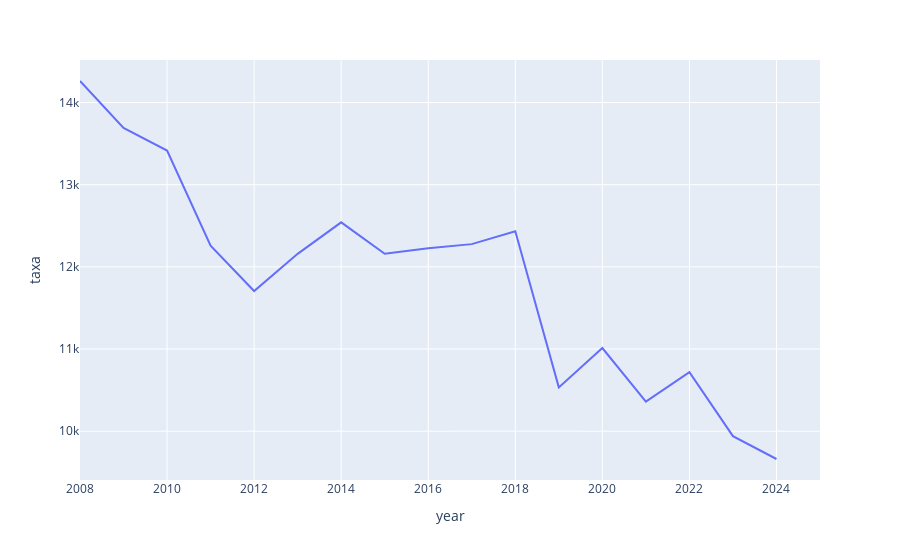

Write notebook code for a chart like this one.
### Markdown cell above
#### Tendências de aumento ou diminuição ao longo do tempo.

### Code cell
dff_por_cem_mil = pd.merge((dff.groupby('year').agg({'offense id':'count'}).reset_index()), (df_population), how='left', on='year')
dff_por_cem_mil = dff_por_cem_mil[dff_por_cem_mil['year']>=2008]
dff_por_cem_mil['taxa'] = round(((dff_por_cem_mil['offense id'] / dff_por_cem_mil['population']) * 100000), 2)
px.line(dff_por_cem_mil, x='year', y='taxa')

### Figure 1 — Plotly figure (JSON) as saved in the notebook; plotly's stock layout.template omitted (floating-point values rounded to 4 significant figures)
{"data": [{"hovertemplate": "year=%{x}<br>taxa=%{y}<extra></extra>", "legendgroup": "", "line": {"color": "#636efa", "dash": "solid"}, "marker": {"symbol": "circle"}, "mode": "lines", "name": "", "orientation": "v", "showlegend": false, "type": "scatter", "x": [2008, 2009, 2010, 2011, 2012, 2013, 2014, 2015, 2016, 2017, 2018, 2019, 2020, 2021, 2022, 2023, 2024, 2025], "xaxis": "x", "y": [14260.0, 13690.0, 13420.0, 12260.0, 11710.0, 12160.0, 12540.0, 12160.0, 12230.0, 12280.0, 12430.0, 10530.0, 11010.0, 10360.0, 10720.0, 9940.0, 9662.0, NaN], "yaxis": "y"}], "layout": {"legend": {"tracegroupgap": 0}, "margin": {"t": 60}, "xaxis": {"anchor": "y", "domain": [0, 1], "title": {"text": "year"}}, "yaxis": {"anchor": "x", "domain": [0, 1], "title": {"text": "taxa"}}}}
